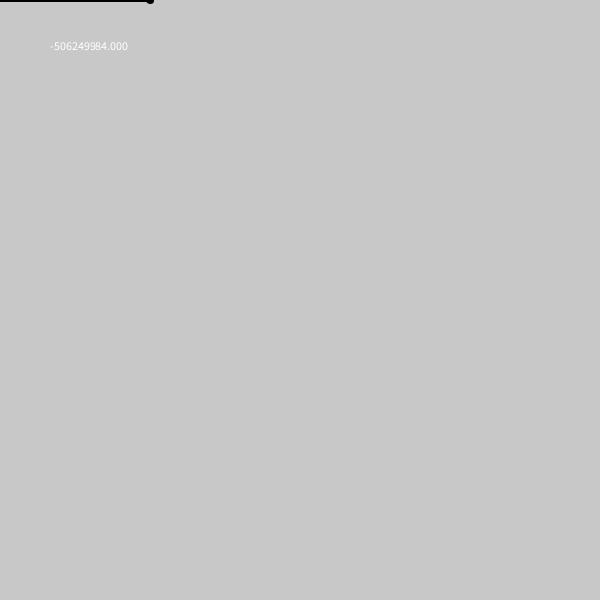
Frame 1 (no input)
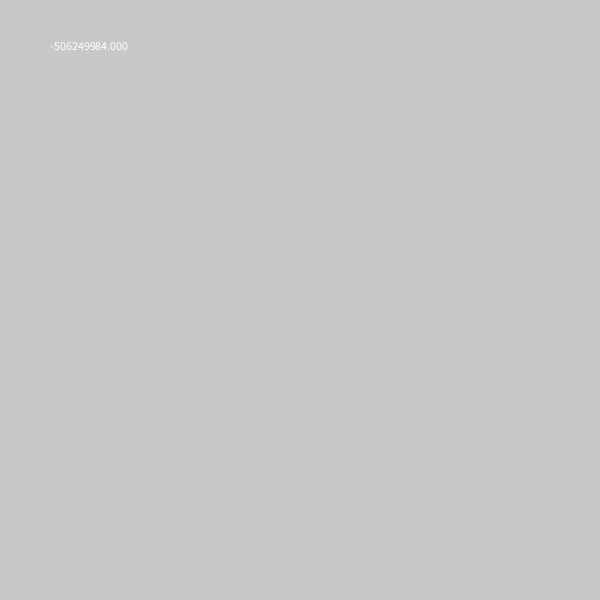
Frame 60 (the mouse pressed at the canvas centre just before this capture)
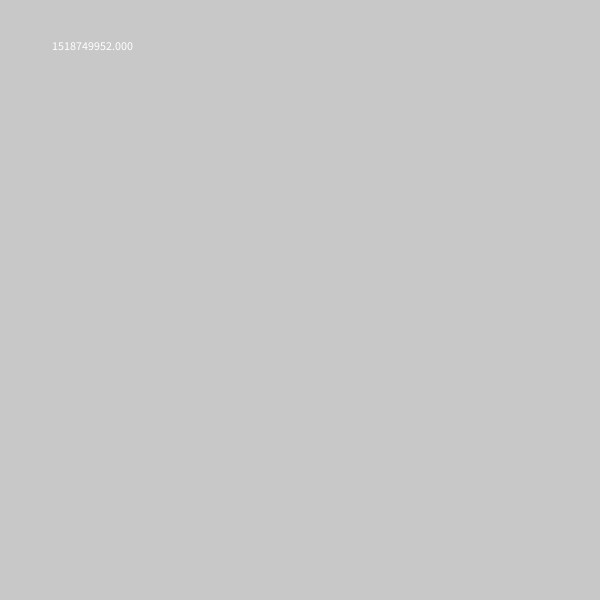
Frame 120 (the mouse held since frame 60 and released just before this capture)

The Processing sketch that drew these frames (run headless with seeded random() and noise(); from frame 60 on, the mouse is pressed at the canvas centre):

// Processing sketch: Inverse_kinematics
// ── Inverse_kinematics.pde
float[] armAngle = new float[2];
float a1 = 150, a2 = 150;
float num1, num2;
float x = 150, y = 150;
float ix = 100, iy = 100;

void setup() {
  size(600, 600);
  
}

void draw() {
  background(200);
  show();
  num1 = mouseX;
  num2 = mouseY;
  x = mouseX;
  y = mouseY;
  num1 /= 100;
  num2 /= 100;
  //armAngle[0] = num1;
  //armAngle[1] = num2;
  armAngle[1] = acos((sq(x) + sq(y) - sq(a1) - sq(a2)) / 2*(a1*a2));
  armAngle[0] = atan(y/x) - atan((a2 * sin(armAngle[1])) / (a1 + a2 * cos(armAngle[1])));
  text((sq(x) + sq(y) - sq(a1) - sq(a2)) / 2*(a1*a2), 50, 50);
}

void show() {
  //for(int i = 0; i < 2; i++) {
  strokeWeight(3);
  //line(ix, iy, ix + cos(armAngle[0])*a1, iy + sin(armAngle[0])*a1);
  //circle(ix + cos(armAngle[0])*a1, iy + sin(armAngle[0])*a1, 5);
  //line(ix + cos(armAngle[0])*a1, iy + sin(armAngle[0])*a1, ix + (cos(armAngle[0]) + cos(armAngle[1]))*a2, iy + (sin(armAngle[0]) + sin(armAngle[1]))*a2);
  line(0, 0, cos(armAngle[0])*a1, sin(armAngle[0])*a1);
  circle(cos(armAngle[0])*a1, sin(armAngle[0])*a1, 5);
  line(cos(armAngle[0])*a1, sin(armAngle[0])*a1, cos(armAngle[0]) + cos(armAngle[1])*a2, (sin(armAngle[0]) + sin(armAngle[1]))*a2);
  //}
}
